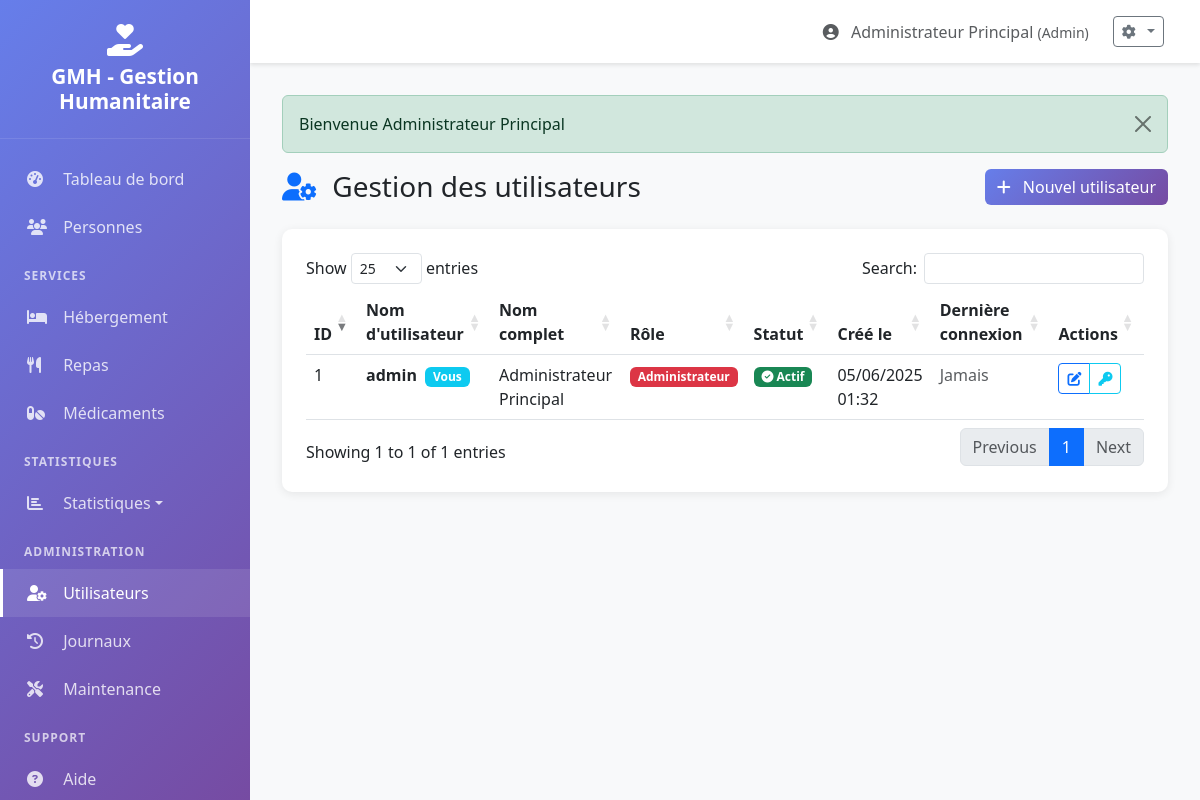
Screenshot of /utilisateurs/index.php (signed in) with the database file from the repository.
### tables this page shows
CREATE TABLE `utilisateurs` (
  `id` INT(11) NOT NULL AUTO_INCREMENT,
  `nom_utilisateur` VARCHAR(50) NOT NULL UNIQUE,
  `mot_de_passe` VARCHAR(255) NOT NULL,
  `nom_complet` VARCHAR(100) NOT NULL,
  `role` ENUM('agent_saisie', 'administrateur') NOT NULL DEFAULT 'agent_saisie',
  `actif` BOOLEAN DEFAULT TRUE,
  `date_creation` TIMESTAMP DEFAULT CURRENT_TIMESTAMP,
  `derniere_connexion` TIMESTAMP NULL,
  PRIMARY KEY (`id`)
);

### includes/classes/Auth.php (called while the page is built, shortened)
<?php
class Auth {
    private $db;
    public function __construct() {
        $this->db = getDB();
    }
    public function getUsers() {
        try {
            $sql = "SELECT id, nom_utilisateur, nom_complet, role, actif, date_creation, derniere_connexion
                    FROM utilisateurs
                    ORDER BY nom_complet";
            $stmt = $this->db->prepare($sql);
            $stmt->execute();
            return $stmt->fetchAll();
        } catch (PDOException $e) {
            error_log("Erreur récupération utilisateurs : " . $e->getMessage());
            return [];
        }
    }
}

### utilisateurs/index.php (the view, shortened to what this page needs)
<?php
require_once '../config.php';
require_once '../includes/classes/Auth.php';
$auth = new Auth();
$currentPage = 'utilisateurs';
$users = $auth->getUsers();
require_once '../includes/header.php';
?>
<div class="fade-in">
    <div class="d-flex justify-content-between align-items-center mb-4">
        <h1 class="h3 mb-0">
            <i class="fas fa-user-cog me-2 text-primary"></i>
            Gestion des utilisateurs
        </h1>
        <a href="<?php echo BASE_URL; ?>utilisateurs/ajouter.php" class="btn btn-primary">
            <i class="fas fa-plus me-2"></i>
            Nouvel utilisateur
        </a>
    </div>
    <div class="table-container">
        <div class="table-responsive">
            <table class="table table-hover datatable">
                <thead>
                    <tr>
                        <th>ID</th>
                        <th>Nom d'utilisateur</th>
                        <th>Nom complet</th>
                        <th>Rôle</th>
                        <th>Statut</th>
                        <th>Créé le</th>
                        <th>Dernière connexion</th>
                        <th>Actions</th>
                    </tr>
                </thead>
                <tbody>
                    <?php foreach ($users as $user): ?>
                    <tr>
                        <td><?php echo $user['id']; ?></td>
                        <td>
                            <strong><?php echo htmlspecialchars($user['nom_utilisateur']); ?></strong>
                            <?php if ($user['id'] == $_SESSION['user_id']): ?>
                                <span class="badge bg-info ms-1">Vous</span>
                            <?php endif; ?>
                        </td>
                        <td><?php echo htmlspecialchars($user['nom_complet']); ?></td>
                        <td>
                            <span class="badge bg-<?php echo $user['role'] === 'administrateur' ? 'danger' : 'primary'; ?>">
                                <?php echo $user['role'] === 'administrateur' ? 'Administrateur' : 'Agent de saisie'; ?>
                            </span>
                        </td>
                        <td>
                            <?php if ($user['actif']): ?>
                                <span class="badge bg-success">
                                    <i class="fas fa-check-circle"></i> Actif
                                </span>
                            <?php else: ?>
                                <span class="badge bg-secondary">
                                    <i class="fas fa-times-circle"></i> Inactif
                                </span>
                            <?php endif; ?>
                        </td>
                        <td><?php echo formatDate($user['date_creation'], 'd/m/Y H:i'); ?></td>
                        <td>
                            <?php echo $user['derniere_connexion'] ? formatDate($user['derniere_connexion'], 'd/m/Y H:i') : '<span class="text-muted">Jamais</span>'; ?>
                        </td>
                        <td>
                            <div class="btn-group btn-group-sm" role="group">
                                <a href="<?php echo BASE_URL; ?>utilisateurs/modifier.php?id=<?php echo $user['id']; ?>"
                                   class="btn btn-outline-primary"
                                   data-bs-toggle="tooltip"
                                   title="Modifier">
                                    <i class="fas fa-edit"></i>
                                </a>
                                <a href="<?php echo BASE_URL; ?>utilisateurs/reset_password.php?id=<?php echo $user['id']; ?>"
                                   class="btn btn-outline-info"
                                   data-bs-toggle="tooltip"
                                   title="Réinitialiser le mot de passe">
                                    <i class="fas fa-key"></i>
                                </a>
                            </div>
                        </td>
                    </tr>
                    <?php endforeach; ?>
                </tbody>
            </table>
        </div>
    </div>
</div>
<?php require_once '../includes/footer.php'; ?>

### includes/header.php (shortened to what this page needs)
<?php
$userRole = $_SESSION['user_role'] ?? '';
$isAdmin = ($userRole === 'administrateur');
?>
<!DOCTYPE html>
<html lang="fr">
<head>
    <link href="https://cdn.jsdelivr.net/npm/bootstrap@5.3.0/dist/css/bootstrap.min.css" rel="stylesheet">
    <link href="https://cdnjs.cloudflare.com/ajax/libs/font-awesome/6.4.0/css/all.min.css" rel="stylesheet">
    <link href="https://cdn.datatables.net/1.13.6/css/dataTables.bootstrap5.min.css" rel="stylesheet">
</head>
<body>
    <nav class="sidebar" id="sidebar">
        <div class="sidebar-header">
            <i class="fas fa-hand-holding-heart fa-2x mb-2"></i>
            <h3><?php echo SITE_NAME; ?></h3>
        </div>
        <ul class="nav flex-column sidebar-menu">
            <li class="nav-item">
                <a class="nav-link <?php echo ($currentPage ?? '') === 'dashboard' ? 'active' : ''; ?>"
                   href="<?php echo BASE_URL; ?>dashboard/">
                    <i class="fas fa-tachometer-alt"></i>
                    Tableau de bord
                </a>
            </li>
            <li class="nav-item">
                <a class="nav-link <?php echo ($currentPage ?? '') === 'personnes' ? 'active' : ''; ?>"
                   href="<?php echo BASE_URL; ?>personnes/">
                    <i class="fas fa-users"></i>
                    Personnes
                </a>
            </li>
            <div class="menu-section">Services</div>
            <li class="nav-item">
                <a class="nav-link <?php echo ($currentPage ?? '') === 'hebergement' ? 'active' : ''; ?>"
                   href="<?php echo BASE_URL; ?>hebergement/">
                    <i class="fas fa-bed"></i>
                    Hébergement
                </a>
            </li>
            <li class="nav-item">
                <a class="nav-link <?php echo ($currentPage ?? '') === 'repas' ? 'active' : ''; ?>"
                   href="<?php echo BASE_URL; ?>repas/">
                    <i class="fas fa-utensils"></i>
                    Repas
                </a>
            </li>
            <li class="nav-item">
                <a class="nav-link <?php echo ($currentPage ?? '') === 'medicaments' ? 'active' : ''; ?>"
                   href="<?php echo BASE_URL; ?>medicaments/">
                    <i class="fas fa-pills"></i>
                    Médicaments
                </a>
            </li>
            <?php if ($isAdmin): ?>
            <div class="menu-section">Statistiques</div>
            <li class="nav-item dropdown">
                <a class="nav-link dropdown-toggle <?php echo ($currentPage ?? '') === 'statistiques' ? 'active' : ''; ?>"
                   href="#" role="button" data-bs-toggle="dropdown" aria-expanded="false">
                    <i class="fas fa-chart-bar"></i>
                    Statistiques
                </a>
            </li>
            <div class="menu-section">Administration</div>
            <li class="nav-item">
                <a class="nav-link <?php echo ($currentPage ?? '') === 'utilisateurs' ? 'active' : ''; ?>"
                   href="<?php echo BASE_URL; ?>utilisateurs/">
                    <i class="fas fa-user-cog"></i>
                    Utilisateurs
                </a>
            </li>
            <li class="nav-item">
                <a class="nav-link <?php echo ($currentPage ?? '') === 'logs' ? 'active' : ''; ?>"
                   href="<?php echo BASE_URL; ?>logs/">
                    <i class="fas fa-history"></i>
                    Journaux
                </a>
            </li>
            <li class="nav-item">
                <a class="nav-link" href="<?php echo BASE_URL; ?>maintenance/">
                    <i class="fas fa-tools"></i>
                    Maintenance
                </a>
            </li>
            <?php endif; ?>
            <div class="menu-section">Support</div>
            <li class="nav-item">
                <a class="nav-link" href="<?php echo BASE_URL; ?>aide/">
                    <i class="fas fa-question-circle"></i>
                    Aide
                </a>
            </li>
        </ul>
    </nav>
    <div class="main-content">
        <nav class="navbar navbar-top">
            <div class="container-fluid">
                <div class="ms-auto user-info">
                    <span class="text-muted">
                        <i class="fas fa-user-circle me-2"></i>
                        <?php echo htmlspecialchars($_SESSION['user_fullname']); ?>
                        <small class="text-muted">
                            (<?php echo $userRole === 'administrateur' ? 'Admin' : 'Agent'; ?>)
                        </small>
                    </span>
                    <div class="dropdown">
                        <button class="btn btn-sm btn-outline-secondary dropdown-toggle ms-2"
                                type="button" data-bs-toggle="dropdown" aria-expanded="false">
                            <i class="fas fa-cog me-1"></i>
                        </button>
                    </div>
                </div>
            </div>
        </nav>
        <div class="content-wrapper">
            <?php displayFlash(); ?>

### config.php (shortened to what this page needs)
<?php
function getDB() {
    static $db = null;
    if ($db === null) {
        try {
            $dsn = "mysql:host=" . DB_HOST . ";dbname=" . DB_NAME . ";charset=" . DB_CHARSET;
            $options = [
                PDO::ATTR_ERRMODE => PDO::ERRMODE_EXCEPTION,
                PDO::ATTR_DEFAULT_FETCH_MODE => PDO::FETCH_ASSOC,
                PDO::ATTR_EMULATE_PREPARES => false,
                PDO::MYSQL_ATTR_INIT_COMMAND => "SET NAMES " . DB_CHARSET
            ];
            $db = new PDO($dsn, DB_USER, DB_PASS, $options);
        } catch (PDOException $e) {
            if (ENV === 'development') {
                die("Erreur de connexion : " . $e->getMessage());
            } else {
                die("Erreur de connexion à la base de données.");
            }
        }
    }
    return $db;
}
function displayFlash() {
    if (isset($_SESSION['flash_message'])) {
        $message = $_SESSION['flash_message'];
        $type = $_SESSION['flash_type'] ?? 'info';
        $alertClass = match($type) {
            'success' => 'alert-success',
            'error', 'danger' => 'alert-danger',
            'warning' => 'alert-warning',
            default => 'alert-info'
        };
        echo '<div class="alert ' . $alertClass . ' alert-dismissible fade show" role="alert">';
        echo htmlspecialchars($message);
        echo '<button type="button" class="btn-close" data-bs-dismiss="alert" aria-label="Close"></button>';
        echo '</div>';
    }
}
function formatDate($date, $format = 'd/m/Y') {
    $dateObj = new DateTime($date);
    return $dateObj->format($format);
}

### includes/footer.php (shortened to what this page needs)
        </div>
    </div>
</body>
</html>

### includes/header.php (style rules this page uses)
:root { --primary-color: #667eea; --secondary-color: #764ba2; --sidebar-width: 250px; }
body { font-family: 'Segoe UI', Tahoma, Geneva, Verdana, sans-serif; background-color: #f8f9fa; }
.sidebar { position: fixed; top: 0; left: 0; height: 100vh; width: var(--sidebar-width); background: linear-gradient(135deg, var(--primary-color) 0%, var(--secondary-color) 100%); color: white; overflow-y: auto; transition: all 0.3s; z-index: 1000; }
.sidebar-header { padding: 1.5rem; text-align: center; border-bottom: 1px solid rgba(255,255,255,0.1); }
.sidebar-header h3 { margin: 0; font-size: 1.3rem; font-weight: 600; }
.sidebar-menu { padding: 1rem 0; }
.sidebar-menu .nav-link { color: rgba(255,255,255,0.8); padding: 0.75rem 1.5rem; transition: all 0.3s; border-left: 3px solid transparent; }
.sidebar-menu .nav-link:hover, .sidebar-menu .nav-link.active { color: white; background-color: rgba(255,255,255,0.1); border-left-color: white; }
.sidebar-menu .nav-link i { width: 20px; margin-right: 0.75rem; }
.sidebar-menu .dropdown-toggle::after { margin-left: auto; }
.main-content { margin-left: var(--sidebar-width); transition: all 0.3s; }
.navbar-top { background: white; box-shadow: 0 2px 4px rgba(0,0,0,0.1); padding: 1rem 1.5rem; }
.navbar-top .user-info { display: flex; align-items: center; gap: 1rem; }
.content-wrapper { padding: 2rem; }
.fade-in { animation: fadeIn 0.5s ease-in; }
.btn-primary { background: linear-gradient(135deg, var(--primary-color) 0%, var(--secondary-color) 100%); border: none; transition: all 0.3s; }
.table-container { background: white; border-radius: 10px; padding: 1.5rem; box-shadow: 0 2px 10px rgba(0,0,0,0.08); }
.menu-section { font-size: 0.75rem; text-transform: uppercase; letter-spacing: 1px; margin: 1rem 1.5rem 0.5rem 1.5rem; opacity: 0.7; font-weight: 600; }

### rows the page displays
utilisateurs: id "1", nom_utilisateur "admin", shows "Vous", nom_complet "Administrateur Principal", role "Administrateur", actif 1 (drawn), date_creation "05/06/2025 01:32", shows "Jamais"

### other values shown
SITE_NAME "GMH - Gestion Humanitaire"
$_SESSION['user_fullname'] "Administrateur Principal"
$message "Bienvenue Administrateur Principal"
